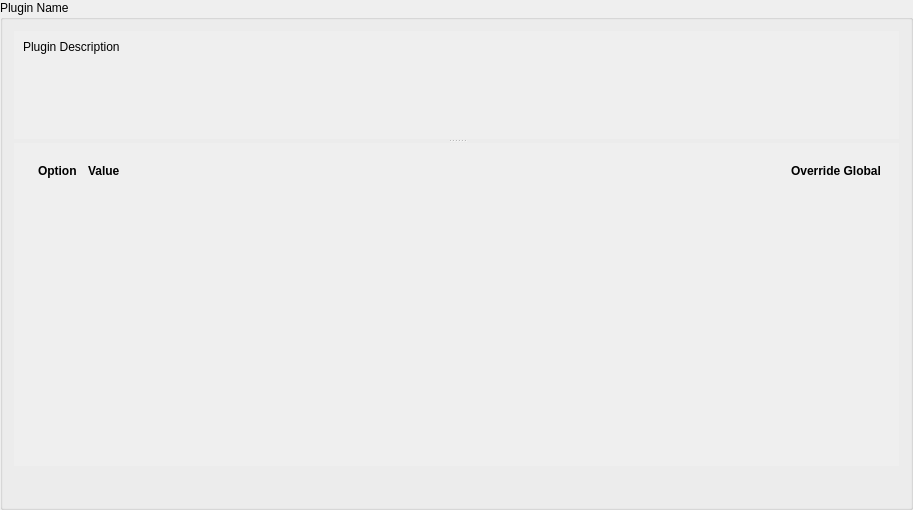
<?xml version="1.0" encoding="UTF-8"?>
<ui version="4.0">
 <class>CapsuleOptions</class>
 <widget class="QGroupBox" name="CapsuleOptions">
  <property name="geometry">
   <rect>
    <x>0</x>
    <y>0</y>
    <width>913</width>
    <height>510</height>
   </rect>
  </property>
  <property name="windowTitle">
   <string notr="true"/>
  </property>
  <property name="title">
   <string notr="true">Plugin Name</string>
  </property>
  <layout class="QVBoxLayout" name="verticalLayout_4">
   <item>
    <widget class="QSplitter" name="splitter">
     <property name="orientation">
      <enum>Qt::Vertical</enum>
     </property>
     <property name="childrenCollapsible">
      <bool>false</bool>
     </property>
     <widget class="QScrollArea" name="capsule_description_area">
      <property name="frameShape">
       <enum>QFrame::NoFrame</enum>
      </property>
      <property name="horizontalScrollBarPolicy">
       <enum>Qt::ScrollBarAlwaysOff</enum>
      </property>
      <property name="widgetResizable">
       <bool>true</bool>
      </property>
      <widget class="QWidget" name="scrollAreaWidgetContents">
       <property name="geometry">
        <rect>
         <x>0</x>
         <y>0</y>
         <width>887</width>
         <height>97</height>
        </rect>
       </property>
       <layout class="QVBoxLayout" name="verticalLayout">
        <item>
         <widget class="QLabel" name="capsule_description_label">
          <property name="text">
           <string>Plugin Description</string>
          </property>
          <property name="alignment">
           <set>Qt::AlignLeading|Qt::AlignLeft|Qt::AlignTop</set>
          </property>
          <property name="wordWrap">
           <bool>true</bool>
          </property>
          <property name="textInteractionFlags">
           <set>Qt::LinksAccessibleByMouse|Qt::TextSelectableByKeyboard|Qt::TextSelectableByMouse</set>
          </property>
         </widget>
        </item>
       </layout>
      </widget>
     </widget>
     <widget class="QScrollArea" name="plugin_options_area">
      <property name="frameShape">
       <enum>QFrame::NoFrame</enum>
      </property>
      <property name="widgetResizable">
       <bool>true</bool>
      </property>
      <widget class="QWidget" name="scrollAreaWidgetContents_3">
       <property name="geometry">
        <rect>
         <x>0</x>
         <y>0</y>
         <width>887</width>
         <height>334</height>
        </rect>
       </property>
       <layout class="QVBoxLayout" name="verticalLayout_3">
        <item>
         <layout class="QVBoxLayout" name="verticalLayout_2">
          <item>
           <widget class="QWidget" name="grid" native="true">
            <property name="sizePolicy">
             <sizepolicy hsizetype="Preferred" vsizetype="Maximum">
              <horstretch>0</horstretch>
              <verstretch>0</verstretch>
             </sizepolicy>
            </property>
            <layout class="QGridLayout" name="gridLayout_2" columnstretch="0,0,0,0,0">
             <item row="0" column="2">
              <widget class="QLabel" name="value_label">
               <property name="font">
                <font>
                 <weight>75</weight>
                 <bold>true</bold>
                </font>
               </property>
               <property name="text">
                <string>Value</string>
               </property>
               <property name="margin">
                <number>10</number>
               </property>
               <property name="indent">
                <number>5</number>
               </property>
              </widget>
             </item>
             <item row="0" column="3">
              <spacer name="horizontalSpacer_2">
               <property name="orientation">
                <enum>Qt::Horizontal</enum>
               </property>
               <property name="sizeHint" stdset="0">
                <size>
                 <width>40</width>
                 <height>20</height>
                </size>
               </property>
              </spacer>
             </item>
             <item row="0" column="0">
              <widget class="QWidget" name="empty" native="true"/>
             </item>
             <item row="0" column="1">
              <widget class="QLabel" name="option_label">
               <property name="font">
                <font>
                 <weight>75</weight>
                 <bold>true</bold>
                </font>
               </property>
               <property name="text">
                <string>Option</string>
               </property>
               <property name="margin">
                <number>10</number>
               </property>
              </widget>
             </item>
             <item row="0" column="4">
              <widget class="QLabel" name="override_label">
               <property name="font">
                <font>
                 <weight>75</weight>
                 <bold>true</bold>
                </font>
               </property>
               <property name="text">
                <string>Override Global</string>
               </property>
               <property name="margin">
                <number>10</number>
               </property>
               <property name="indent">
                <number>5</number>
               </property>
              </widget>
             </item>
            </layout>
           </widget>
          </item>
          <item>
           <spacer name="verticalSpacer">
            <property name="orientation">
             <enum>Qt::Vertical</enum>
            </property>
            <property name="sizeHint" stdset="0">
             <size>
              <width>20</width>
              <height>40</height>
             </size>
            </property>
           </spacer>
          </item>
         </layout>
        </item>
       </layout>
      </widget>
     </widget>
    </widget>
   </item>
   <item>
    <layout class="QGridLayout" name="buttons_grid">
     <property name="topMargin">
      <number>10</number>
     </property>
     <item row="0" column="0">
      <spacer name="horizontalSpacer">
       <property name="orientation">
        <enum>Qt::Horizontal</enum>
       </property>
       <property name="sizeHint" stdset="0">
        <size>
         <width>40</width>
         <height>20</height>
        </size>
       </property>
      </spacer>
     </item>
    </layout>
   </item>
  </layout>
 </widget>
 <resources/>
 <connections/>
</ui>
